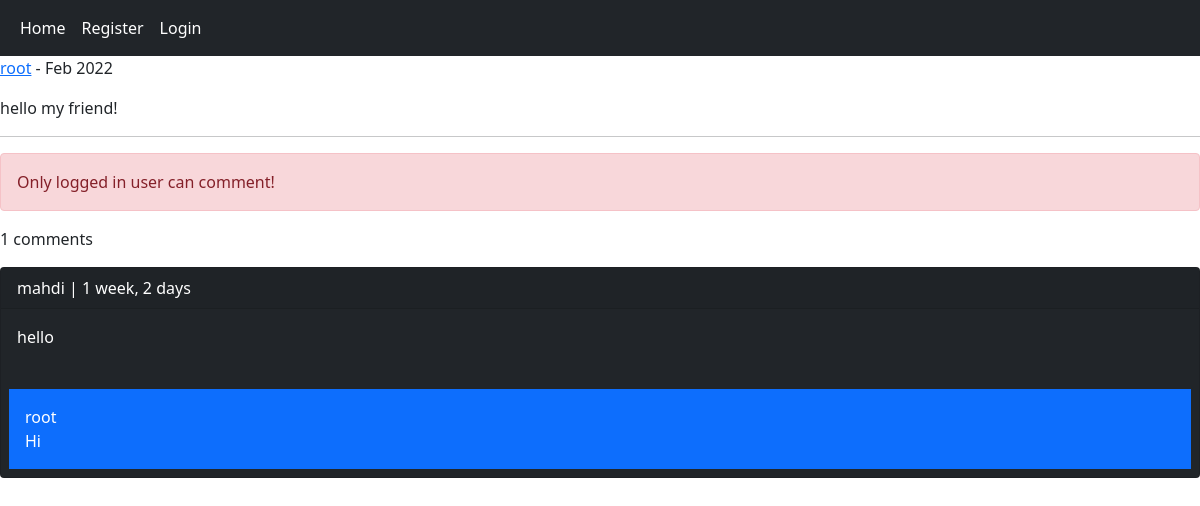
/post/2/hello-my-friend/, run on an earlier commit of the app's database.
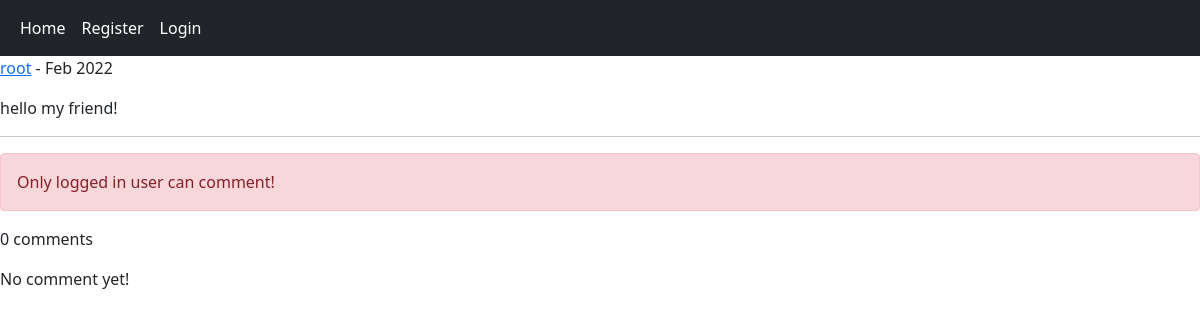
And on a later commit of the database.
### home/models.py (models this page shows, shortened)
class Post(models.Model):
    user = models.ForeignKey(User, on_delete=models.CASCADE, related_name='posts')
    body = models.TextField()
    slug = models.SlugField()
    created_at = models.DateTimeField(auto_now_add=True)
    updated_at = models.DateTimeField(auto_now=True)
    class Meta:
        ordering = ('-updated_at',)

class Comment(models.Model):
    user = models.ForeignKey(User, on_delete=models.CASCADE, related_name='ucomments')
    post = models.ForeignKey(Post, on_delete=models.CASCADE, related_name='pcomments')
    reply = models.ForeignKey('self', on_delete=models.CASCADE, related_name='rcomments', blank=True, null=True)
    is_reply = models.BooleanField(default=False)
    body = models.TextField(max_length=400)
    created_at = models.DateTimeField(auto_now_add=True)

### home/views.py (the view, shortened to what this page needs)
# urls.py: path('post/<int:post_id>/<slug:post_slug>/', views.PostDetailView.as_view(), name='post_detail'),
class PostDetailView(View):
    form_class = CommentCreateForm
    form_class_reply = CommentReplyForm
    def setup(self, request, *args, **kwargs):
        self.post_instance = get_object_or_404(Post, pk=kwargs['post_id'], slug=kwargs['post_slug'])
        return super().setup(request, *args, **kwargs)
    def get(self, request, *args, **kwargs):
        comments = self.post_instance.pcomments.filter(is_reply=False)
        can_like = False
        if request.user.is_authenticated and self.post_instance.user_can_like(request.user):
            can_like = True
        return render(request, 'home/detail.html', {'post':self.post_instance, 'comments':comments, 'form':self.form_class, 'reply_form':self.form_class_reply, 'can_like':can_like})

### home/templates/home/detail.html (shortened to what this page needs)
{% extends 'base.html' %}
{% block content %}
    <p><a href="{% url 'account:user_profile' post.user.id %}">{{ post.user.username }}</a> - {{ post.updated_at|date:"M Y" }}</p>
    <p>{{ post.body }}</p><hr/>
    {% if request.user.is_authenticated %}
        <a href="{% url 'home:post_like' post.id %}" class="{% if can_like %}disabled{% endif %} btn btn-primary col-md-2">Like {{ post.like_counts }}</a>
        <form action="" method="post">
            {% csrf_token %}
            {{ form.as_p }}
            <input type="submit" value="Send">
        </form><br/>
    {% else %}
        <p class="alert alert-danger">Only logged in user can comment!</p>
    {% endif %}
    <p>{{ comments.count }} comments</p>
    {% for comment in comments %}
        <div class="card bg-dark text-white">
            <p class="card-header">{{ comment.user }} | {{ comment.created_at|timesince }}</p>
            <p class="card-body">{{ comment.body }}</p>
            {% with replies=comment.rcomments.all %}
                {% for rcomment in replies %}
                    <p class="bg-primary p-3 m-2">{{ rcomment.user }}<br/>{{ rcomment.body }}</p>
                {% endfor %}
            {% endwith %}
        </div><br/>
    {% empty %}
        <p>No comment yet!</p>
    {% endfor %}
{% endblock content %}

### templates/base.html (shortened to what this page needs)
<!DOCTYPE html>
<html lang="en">
<head>
    <link href="https://cdn.jsdelivr.net/npm/bootstrap@5.1.3/dist/css/bootstrap.min.css" rel="stylesheet"
>
</head>
<body>
    {% include 'includes/navbar.html' %}
    {% block content %}{% endblock content %}
</body>
</html>

### templates/includes/navbar.html
<nav class="navbar navbar-expand-lg navbar-dark bg-dark">
    <div class="container-fluid">
        <div class="navbar-nav">
            <a class="nav-link active" href="{% url 'home:home' %}">Home</a>
            {% if request.user.is_authenticated %}
            <a class="nav-link active" href="{% url 'account:user_profile' request.user.id %}">Profile</a>
            <a class="nav-link active" href="{% url 'account:user_logout' %}">Logout</a>
            {% else %}
            <a class="nav-link active" href="{% url 'account:user_register' %}">Register</a>
            <a class="nav-link active" href="{% url 'account:user_login' %}">Login</a>
            {% endif %}
        </div>
    </div>
</nav>

What changed in the data, as far as the page shows it:
removed Comment: user "mahdi", created_at "1 week, 2 days", body "hello"
removed Comment: user "root", body "Hi", shown under "mahdi"
Also different on the page:
{{ comments.count }}: "1" → "0"
text now shown: "No comment yet!"
